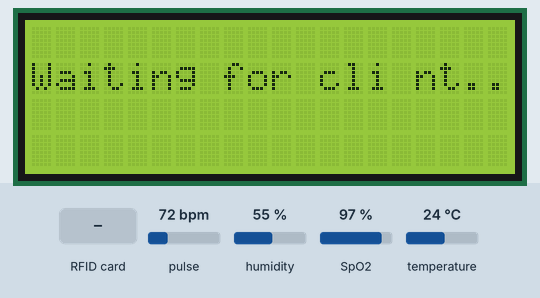
Bench run of a sketch on a simulated Arduino Mega 2560, built with avr-gcc and run on an emulated ATmega2560. Parts: 20×4 character LCD. The inputs (shaded band) are chosen by the test bench; at power-on: SpO2 97 %, temperature 24 °C, pulse 72 bpm, humidity 55 %. What the sketch prints to the serial monitor is not drawn.

Above: at 1.3 s.
1.4 s: RFID card 33 7F FB 0D held to the reader
At 4.1 s:
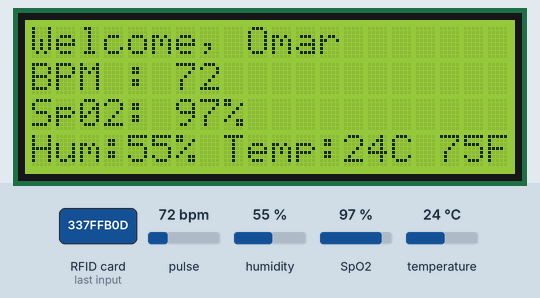
7.6 s: SpO2 set to 94 %
At 8.3 s:
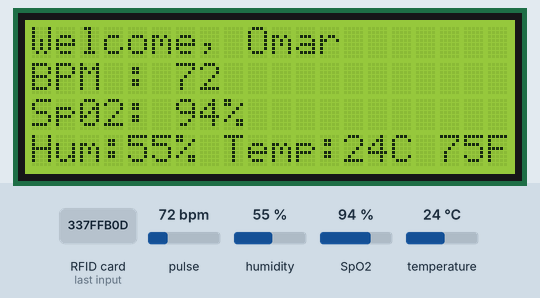
9.1 s: temperature set to 41 °C
At 9.7 s:
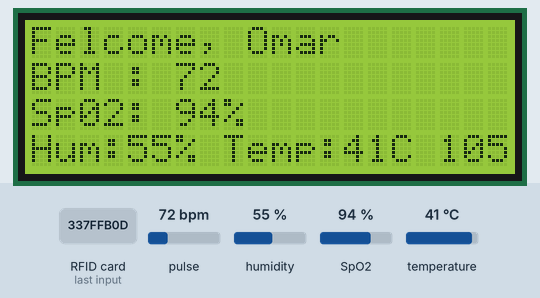
10.8 s: SpO2 set to 92 %
At 12.2 s:
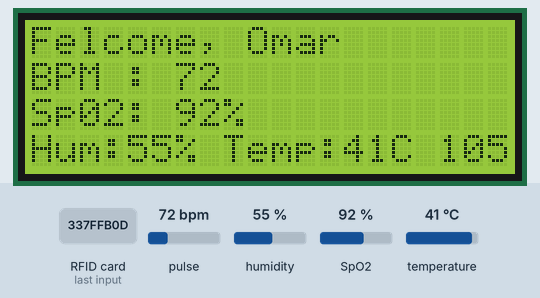
12.5 s: SpO2 set to 89 %
At 13.8 s:
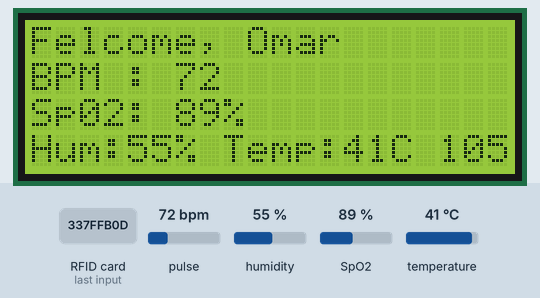
14.2 s: temperature set to 12 °C
At 16.9 s:
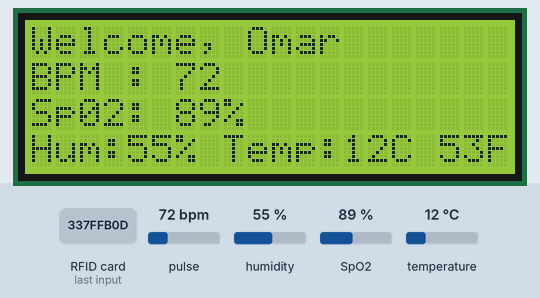
Timing chart, 0 to 18.4 s (numbered marks = the images above; inputs shaded):
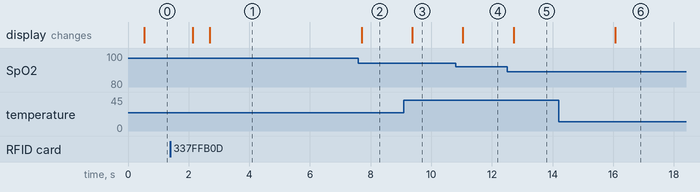

Measured:
- the behaviour switches between 96 and 95 % on SpO2 (found by bisection; images 1 and 2)
- the behaviour switches between 91 and 90 % on SpO2 (found by bisection; images 4 and 5)
- after the input at 1.4 s, the display: first changes after 0.73 s (image 1 shows a later state)
- after the input at 7.6 s, the display: changes after 0.10 s (image 2)
- after the input at 9.1 s, the display: changes after 0.27 s (image 3)
- after the input at 10.8 s, the display: changes after 0.24 s (image 4)
- after the input at 12.5 s, the display: changes after 0.21 s (image 5)
- after the input at 14.2 s, the display: changes after 1.9 s (image 6)

The sketch:

final_code.ino
```cpp
#include <Wire.h>
#include <LiquidCrystal_I2C.h>
#include <SPI.h>
#include <MFRC522.h>
#include "DHT.h"
#include "MAX30100_PulseOximeter.h"

#define RST_PIN         9          // Configurable, see typical pin layout above
#define SS_PIN          53         // Configurable, see typical pin layout above
#define DHTPIN 2

#define DHTTYPE DHT22

#define REPORTING_PERIOD_MS     500

void home_screen(void);
void onBeatDetected(void);


MFRC522 mfrc522(SS_PIN, RST_PIN);  // Create MFRC522 instance
LiquidCrystal_I2C lcd(0x27,20,4);
DHT dht(DHTPIN, DHTTYPE);

byte omarUID[4] = {0x33, 0x7F, 0xFB, 0x0D};
byte ahmedUID[4] = {0x73, 0xFD, 0x6D, 0x25};

bool omar;
bool ahmed;

byte smile[] = {
  B00000,
  B00000,
  B01010,
  B00000,
  B10001,
  B01110,
  B00000,
  B00000
};
byte mod[] = {
  B00000,
  B00000,
  B01010,
  B00000,
  B11111,
  B00000,
  B00000,
  B00000
};
byte sad[] = {
  B00000,
  B00000,
  B01010,
  B00000,
  B01110,
  B10001,
  B00000,
  B00000
};

PulseOximeter pox;
uint32_t tsLastReport = 0;

unsigned char bbm;
unsigned char sp02;
unsigned char ahmed_counter = 3;
unsigned char omar_counter = 3;
unsigned char counter = 0;

void setup() {
	Serial.begin(115200);

  lcd.init();
  lcd.backlight();

  home_screen();

	while (!Serial);
	SPI.begin();
	mfrc522.PCD_Init();

  if (!pox.begin()) {
    // Serial.println("FAILED");
    for (;;);
  } else {
    // Serial.println("SUCCESS");
  }
  pox.setIRLedCurrent(MAX30100_LED_CURR_7_6MA);

  pox.setOnBeatDetectedCallback(onBeatDetected);

  dht.begin();
}

void loop() {
  pox.update();
  if (millis() - tsLastReport > REPORTING_PERIOD_MS) {
    bbm = pox.getHeartRate();
    sp02 = pox.getSpO2();

    // Serial.println(bbm);
    // Serial.println(sp02);

  float h = dht.readHumidity();
  float t = dht.readTemperature();
  float f = dht.readTemperature(true);

  if (isnan(h) || isnan(t) || isnan(f)) {
    // Serial.println(F("Failed to read from DHT sensor!"));
    return;
  }

  // Compute heat index in Fahrenheit (the default)
  float hif = dht.computeHeatIndex(f, h);
  // Compute heat index in Celsius (isFahreheit = false)
  // float hic = dht.computeHeatIndex(t, h, false);

  if(omar_counter % 2 == 0)
  {
    counter = 1;
    ahmed_counter = 3;
  }
  else if(ahmed_counter % 2 == 0)
  {
    counter = 2;
    omar_counter = 3;
  }
  else
  {
    counter = 3;
  }

  switch (counter)
  {
    case 1:
      lcd.clear();
      lcd.setCursor(0, 0);
      lcd.print("Welcome, Omar");
      lcd.setCursor(0 , 1);
      lcd.print("BPM : ");
      lcd.print(bbm);
      lcd.setCursor(0 , 2);
      lcd.print("Sp02: ");
      lcd.print(sp02);
      lcd.print("%");
      lcd.setCursor(0, 3);
      lcd.print(F("Hum:"));
      lcd.print(int(h));
      lcd.print(F("% Temp:"));
      lcd.print(int(t));
      lcd.print(F("C "));
      lcd.print(int(f));
      lcd.print(F("F"));
      if(bbm > 0)
      {
      Serial.print("Omar");
      Serial.print(',');
      Serial.print(bbm);
      Serial.print(',');
      Serial.print(sp02);
      Serial.print(',');
      Serial.print(h);
      Serial.print(',');
      Serial.print(t);
      Serial.print(',');
      Serial.print(f);
      Serial.println();
      }
      break;
    case 2:
      lcd.clear();
      lcd.setCursor(0, 0);
      lcd.print("Welcome, Ahmed");
      lcd.setCursor(0 , 1);
      lcd.print("BPM : ");
      lcd.print(bbm);
      lcd.setCursor(0 , 2);
      lcd.print("Sp02: ");
      lcd.print(sp02);
      lcd.print("%");
      lcd.setCursor(0, 3);
      lcd.print(F("Hum:"));
      lcd.print(int(h));
      lcd.print(F("% Temp:"));
      lcd.print(int(t));
      lcd.print(F("C "));
      lcd.print(int(f));
      lcd.print(F("F"));
      if(bbm > 0)
      {
      Serial.print("Ahmed");
      Serial.print(',');
      Serial.print(bbm);
      Serial.print(',');
      Serial.print(sp02);
      Serial.print(',');
      Serial.print(h);
      Serial.print(',');
      Serial.print(t);
      Serial.print(',');
      Serial.print(f);
      Serial.println();
      }
      break;
      default:
      home_screen();
      break;
  }
    tsLastReport = millis();

      if (pox.getSpO2() >= 96) {
      lcd.setCursor(15 , 1);
      lcd.write(1);
    }
    else if (pox.getSpO2() <= 95 && pox.getSpO2() >= 91) {
      lcd.setCursor(15 , 1);
      lcd.write(2);
    }
    else if (pox.getSpO2() <= 90) {
      lcd.setCursor(15 , 1);
      lcd.write(3);
    }

	if ( ! mfrc522.PICC_IsNewCardPresent()) {
		return;
	}

	if ( ! mfrc522.PICC_ReadCardSerial()) {
		return;
	}
  // omar = mfrc522.uid.uidByte[0] == omarUID[0] && mfrc522.uid.uidByte[1] == omarUID[1] && mfrc522.uid.uidByte[2] == omarUID[2] && mfrc522.uid.uidByte[3] == omarUID[3];
  // Serial.println(omar);
  // ahmed = mfrc522.uid.uidByte[0] == ahmedUID[0] && mfrc522.uid.uidByte[1] == ahmedUID[1] && mfrc522.uid.uidByte[2] == ahmedUID[2] && mfrc522.uid.uidByte[3] == ahmedUID[3];
  // Serial.println(ahmed);
  if(mfrc522.uid.uidByte[0] == omarUID[0] && mfrc522.uid.uidByte[1] == omarUID[1] && mfrc522.uid.uidByte[2] == omarUID[2] && mfrc522.uid.uidByte[3] == omarUID[3])
  {
    omar_counter ++;
  }
  else if(mfrc522.uid.uidByte[0] == ahmedUID[0] && mfrc522.uid.uidByte[1] == ahmedUID[1] && mfrc522.uid.uidByte[2] == ahmedUID[2] && mfrc522.uid.uidByte[3] == ahmedUID[3])
  {
    ahmed_counter ++;
  }
  // else
  // {
  //   counter = 2;
  // }
  mfrc522.PICC_HaltA();
  // Serial.print(counter);
}

}

void home_screen(void)
{
  lcd.clear();
  lcd.setCursor(0, 1);
  lcd.print("Waiting for client..");
}


void onBeatDetected(void)
{

  // Serial.println("Beat!!!");

}
```
